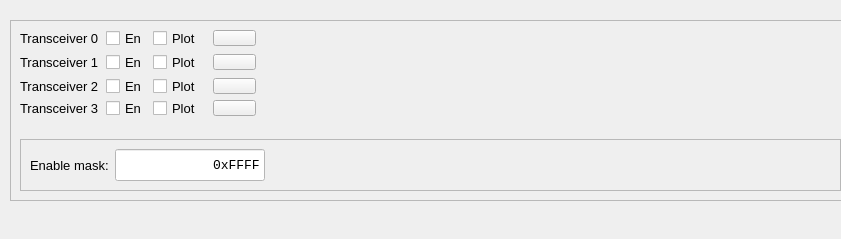
<?xml version="1.0" encoding="UTF-8"?>
<ui version="4.0">
 <class>Form</class>
 <widget class="QWidget" name="Form">
  <property name="geometry">
   <rect>
    <x>0</x>
    <y>0</y>
    <width>841</width>
    <height>239</height>
   </rect>
  </property>
  <property name="minimumSize">
   <size>
    <width>841</width>
    <height>181</height>
   </size>
  </property>
  <property name="windowTitle">
   <string>Form</string>
  </property>
  <widget class="QFrame" name="frame_37">
   <property name="geometry">
    <rect>
     <x>10</x>
     <y>20</y>
     <width>841</width>
     <height>181</height>
    </rect>
   </property>
   <property name="minimumSize">
    <size>
     <width>841</width>
     <height>181</height>
    </size>
   </property>
   <property name="frameShape">
    <enum>QFrame::StyledPanel</enum>
   </property>
   <property name="frameShadow">
    <enum>QFrame::Sunken</enum>
   </property>
   <layout class="QGridLayout" name="gridLayout_45">
    <item row="5" column="0" colspan="7">
     <widget class="QFrame" name="frame_38">
      <property name="frameShape">
       <enum>QFrame::StyledPanel</enum>
      </property>
      <property name="frameShadow">
       <enum>QFrame::Raised</enum>
      </property>
      <layout class="QGridLayout" name="gridLayout_46">
       <item row="0" column="2">
        <widget class="QLineEdit" name="lineEditTransceiverMask">
         <property name="minimumSize">
          <size>
           <width>150</width>
           <height>32</height>
          </size>
         </property>
         <property name="maximumSize">
          <size>
           <width>150</width>
           <height>32</height>
          </size>
         </property>
         <property name="font">
          <font>
           <family>Monospace</family>
           <pointsize>10</pointsize>
          </font>
         </property>
         <property name="styleSheet">
          <string notr="true">background-color: rgb(255, 255, 255);</string>
         </property>
         <property name="text">
          <string>0xFFFF</string>
         </property>
         <property name="alignment">
          <set>Qt::AlignRight|Qt::AlignTrailing|Qt::AlignVCenter</set>
         </property>
         <property name="readOnly">
          <bool>false</bool>
         </property>
        </widget>
       </item>
       <item row="0" column="1">
        <widget class="QLabel" name="label_87">
         <property name="font">
          <font>
           <pointsize>10</pointsize>
          </font>
         </property>
         <property name="text">
          <string>Enable mask:</string>
         </property>
        </widget>
       </item>
       <item row="0" column="3">
        <spacer name="horizontalSpacer_43">
         <property name="orientation">
          <enum>Qt::Horizontal</enum>
         </property>
         <property name="sizeHint" stdset="0">
          <size>
           <width>40</width>
           <height>20</height>
          </size>
         </property>
        </spacer>
       </item>
      </layout>
     </widget>
    </item>
    <item row="2" column="2">
     <widget class="QCheckBox" name="checkBoxTransceiver2Plot">
      <property name="minimumSize">
       <size>
        <width>0</width>
        <height>16</height>
       </size>
      </property>
      <property name="maximumSize">
       <size>
        <width>16777215</width>
        <height>16</height>
       </size>
      </property>
      <property name="font">
       <font>
        <pointsize>10</pointsize>
       </font>
      </property>
      <property name="text">
       <string>Plot</string>
      </property>
     </widget>
    </item>
    <item row="1" column="2">
     <widget class="QCheckBox" name="checkBoxTransceiver1Plot">
      <property name="minimumSize">
       <size>
        <width>0</width>
        <height>16</height>
       </size>
      </property>
      <property name="maximumSize">
       <size>
        <width>16777215</width>
        <height>16</height>
       </size>
      </property>
      <property name="font">
       <font>
        <pointsize>10</pointsize>
       </font>
      </property>
      <property name="text">
       <string>Plot</string>
      </property>
     </widget>
    </item>
    <item row="0" column="0">
     <widget class="QLabel" name="labelTransceiver0">
      <property name="minimumSize">
       <size>
        <width>80</width>
        <height>16</height>
       </size>
      </property>
      <property name="maximumSize">
       <size>
        <width>16777215</width>
        <height>16</height>
       </size>
      </property>
      <property name="font">
       <font>
        <pointsize>10</pointsize>
       </font>
      </property>
      <property name="text">
       <string>Transceiver 0</string>
      </property>
     </widget>
    </item>
    <item row="2" column="1">
     <widget class="QCheckBox" name="checkBoxTransceiver2">
      <property name="minimumSize">
       <size>
        <width>0</width>
        <height>16</height>
       </size>
      </property>
      <property name="maximumSize">
       <size>
        <width>16777215</width>
        <height>16</height>
       </size>
      </property>
      <property name="font">
       <font>
        <pointsize>10</pointsize>
       </font>
      </property>
      <property name="text">
       <string>En</string>
      </property>
     </widget>
    </item>
    <item row="2" column="0">
     <widget class="QLabel" name="labelTransceiver2">
      <property name="minimumSize">
       <size>
        <width>0</width>
        <height>16</height>
       </size>
      </property>
      <property name="maximumSize">
       <size>
        <width>16777215</width>
        <height>16</height>
       </size>
      </property>
      <property name="font">
       <font>
        <pointsize>10</pointsize>
       </font>
      </property>
      <property name="text">
       <string>Transceiver 2</string>
      </property>
     </widget>
    </item>
    <item row="4" column="1">
     <spacer name="verticalSpacer_7">
      <property name="orientation">
       <enum>Qt::Vertical</enum>
      </property>
      <property name="sizeHint" stdset="0">
       <size>
        <width>20</width>
        <height>40</height>
       </size>
      </property>
     </spacer>
    </item>
    <item row="1" column="4">
     <widget class="QPushButton" name="pushButtonTransceiver1">
      <property name="minimumSize">
       <size>
        <width>0</width>
        <height>16</height>
       </size>
      </property>
      <property name="maximumSize">
       <size>
        <width>16777215</width>
        <height>16</height>
       </size>
      </property>
      <property name="font">
       <font>
        <pointsize>10</pointsize>
       </font>
      </property>
      <property name="text">
       <string/>
      </property>
      <property name="flat">
       <bool>false</bool>
      </property>
     </widget>
    </item>
    <item row="1" column="1">
     <widget class="QCheckBox" name="checkBoxTransceiver1">
      <property name="minimumSize">
       <size>
        <width>0</width>
        <height>16</height>
       </size>
      </property>
      <property name="maximumSize">
       <size>
        <width>16777215</width>
        <height>16</height>
       </size>
      </property>
      <property name="font">
       <font>
        <pointsize>10</pointsize>
       </font>
      </property>
      <property name="text">
       <string>En</string>
      </property>
     </widget>
    </item>
    <item row="0" column="1">
     <widget class="QCheckBox" name="checkBoxTransceiver0">
      <property name="minimumSize">
       <size>
        <width>0</width>
        <height>16</height>
       </size>
      </property>
      <property name="maximumSize">
       <size>
        <width>16777215</width>
        <height>16</height>
       </size>
      </property>
      <property name="font">
       <font>
        <pointsize>10</pointsize>
       </font>
      </property>
      <property name="text">
       <string>En</string>
      </property>
     </widget>
    </item>
    <item row="1" column="0">
     <widget class="QLabel" name="labelTransceiver1">
      <property name="minimumSize">
       <size>
        <width>0</width>
        <height>16</height>
       </size>
      </property>
      <property name="maximumSize">
       <size>
        <width>16777215</width>
        <height>16</height>
       </size>
      </property>
      <property name="font">
       <font>
        <pointsize>10</pointsize>
       </font>
      </property>
      <property name="text">
       <string>Transceiver 1</string>
      </property>
     </widget>
    </item>
    <item row="0" column="2">
     <widget class="QCheckBox" name="checkBoxTransceiver0Plot">
      <property name="minimumSize">
       <size>
        <width>0</width>
        <height>16</height>
       </size>
      </property>
      <property name="maximumSize">
       <size>
        <width>16777215</width>
        <height>16</height>
       </size>
      </property>
      <property name="font">
       <font>
        <pointsize>10</pointsize>
       </font>
      </property>
      <property name="text">
       <string>Plot</string>
      </property>
     </widget>
    </item>
    <item row="3" column="0">
     <widget class="QLabel" name="labelTransceiver3">
      <property name="minimumSize">
       <size>
        <width>0</width>
        <height>16</height>
       </size>
      </property>
      <property name="maximumSize">
       <size>
        <width>16777215</width>
        <height>16</height>
       </size>
      </property>
      <property name="font">
       <font>
        <pointsize>10</pointsize>
       </font>
      </property>
      <property name="text">
       <string>Transceiver 3</string>
      </property>
     </widget>
    </item>
    <item row="3" column="2">
     <widget class="QCheckBox" name="checkBoxTransceiver3Plot">
      <property name="minimumSize">
       <size>
        <width>0</width>
        <height>16</height>
       </size>
      </property>
      <property name="maximumSize">
       <size>
        <width>16777215</width>
        <height>16</height>
       </size>
      </property>
      <property name="font">
       <font>
        <pointsize>10</pointsize>
       </font>
      </property>
      <property name="text">
       <string>Plot</string>
      </property>
     </widget>
    </item>
    <item row="2" column="4">
     <widget class="QPushButton" name="pushButtonTransceiver2">
      <property name="minimumSize">
       <size>
        <width>0</width>
        <height>16</height>
       </size>
      </property>
      <property name="maximumSize">
       <size>
        <width>16777215</width>
        <height>16</height>
       </size>
      </property>
      <property name="font">
       <font>
        <pointsize>10</pointsize>
       </font>
      </property>
      <property name="text">
       <string/>
      </property>
      <property name="flat">
       <bool>false</bool>
      </property>
     </widget>
    </item>
    <item row="1" column="5">
     <spacer name="horizontalSpacer_44">
      <property name="orientation">
       <enum>Qt::Horizontal</enum>
      </property>
      <property name="sizeHint" stdset="0">
       <size>
        <width>40</width>
        <height>20</height>
       </size>
      </property>
     </spacer>
    </item>
    <item row="3" column="1">
     <widget class="QCheckBox" name="checkBoxTransceiver3">
      <property name="minimumSize">
       <size>
        <width>0</width>
        <height>16</height>
       </size>
      </property>
      <property name="maximumSize">
       <size>
        <width>16777215</width>
        <height>16</height>
       </size>
      </property>
      <property name="font">
       <font>
        <pointsize>10</pointsize>
       </font>
      </property>
      <property name="text">
       <string>En</string>
      </property>
     </widget>
    </item>
    <item row="3" column="4">
     <widget class="QPushButton" name="pushButtonTransceiver3">
      <property name="minimumSize">
       <size>
        <width>0</width>
        <height>16</height>
       </size>
      </property>
      <property name="maximumSize">
       <size>
        <width>16777215</width>
        <height>16</height>
       </size>
      </property>
      <property name="font">
       <font>
        <pointsize>10</pointsize>
       </font>
      </property>
      <property name="text">
       <string/>
      </property>
      <property name="flat">
       <bool>false</bool>
      </property>
     </widget>
    </item>
    <item row="0" column="4">
     <widget class="QPushButton" name="pushButtonTransceiver0">
      <property name="minimumSize">
       <size>
        <width>0</width>
        <height>16</height>
       </size>
      </property>
      <property name="maximumSize">
       <size>
        <width>16777215</width>
        <height>16</height>
       </size>
      </property>
      <property name="font">
       <font>
        <pointsize>10</pointsize>
       </font>
      </property>
      <property name="text">
       <string/>
      </property>
      <property name="flat">
       <bool>false</bool>
      </property>
     </widget>
    </item>
   </layout>
  </widget>
 </widget>
 <resources/>
 <connections/>
</ui>
